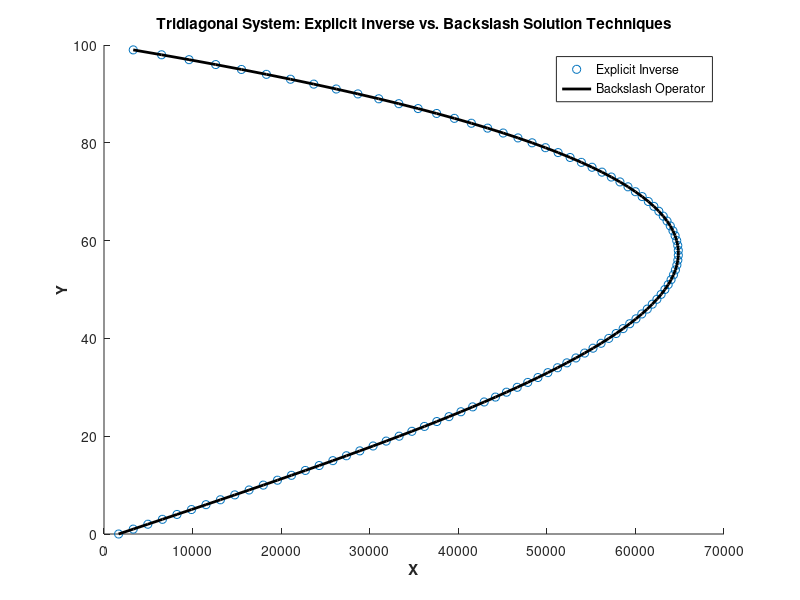

Write the MATLAB code that produced this figure.
%HW04 Q04

%we will be constructing a tridiagonal matrix, and then solving it using
%several different methods...

n = 100;

A = zeros(100,100);

A(1,1:2) = [2 -1]; A(end,end-1:end) = [-1 2];
b = zeros(100,1); b(1) = 0; b(100) = n-1;

for j = 1:n-2
    A(j+1,j:j+2) = [-1 2 -1];
    b(j+1) = j;
end

%now that we have constructed our matrix ,A, and vector ,b, lets solve it
%in several ways...

%first, the condition number is the norm of A times the norm of A^-1, here
%we will use the two norm

ConditionNumber = norm(A,2)*norm(inv(A),2)

%now we will solve by explicitely inverting A and multiplying by b...

xInverse = inv(A)*b;

%now we will solve using the backslash operator...

xBackslash = A\b;

%now we will plot both solution techniques on the same graph to see if they
%differ...
hold on
scatter(xInverse,b,'ro')
plot(xBackslash,b,'k','LineWidth',2)
legend('Explicit Inverse','Backslash Operator')
title...
    ('Tridiagonal System: Explicit Inverse vs. Backslash Solution Techniques',...
    'FontWeight','b')
xlabel('X','FontWeight','b'); ylabel('Y','FontWeight','b')